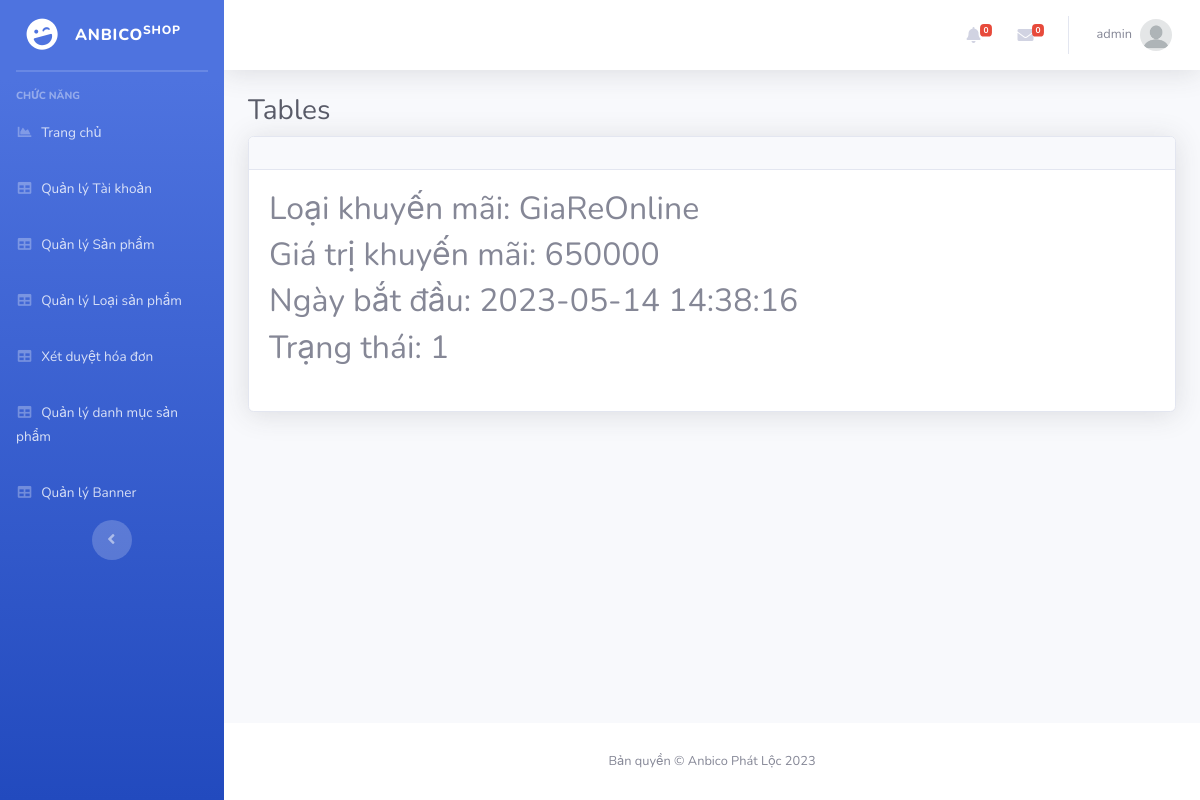
Page /admin/?mod=khuyenmai&act=detail&id=3 (signed in) on the committed database.
### tables this page shows
CREATE TABLE `khuyenmai` (
  `MaKM` int(11) NOT NULL,
  `TenKM` varchar(100) NOT NULL,
  `LoaiKM` varchar(20) NOT NULL,
  `GiaTriKM` float(11,0) NOT NULL,
  `NgayBD` datetime NOT NULL,
  `TrangThai` int(11) NOT NULL
);

### Admin/MVC/controllers/KhuyenmaiController.php (called while the page is built, shortened)
<?php
class KhuyenmaiController
{
	var $khuyenmai_model;
	function __construct()
	{
		$this->khuyenmai_model = new khuyenmai();
	}
	public function detail()
	{
		$id = isset($_GET['id']) ? $_GET['id'] : 5;
		$data = $this->khuyenmai_model->find($id);
		require_once("MVC/Views/Admin/index.php");
	}
}

### Admin/MVC/Models/connection.php (called while the page is built, shortened)
<?php
    class Connection{
        function __construct()
        {
            $this->conn = new mysqli("localhost", "root", "", "shopbike");
        }
    }
?>

### Admin/MVC/Models/model.php (called while the page is built, shortened)
<?php
require_once("connection.php");
class Model
{
    var $conn;
    var $table;
    var $contens;
    function __construct()
    {
        $conn_obj = new Connection();
        $this->conn = $conn_obj->conn;
    }
    function find($id)
    {
        $query = "select * from $this->table where $this->contens =$id";
        return $this->conn->query($query)->fetch_assoc();
    }
}

### Admin/MVC/Views/khuyenmai/detail.php (the view)
<table class="table table-bordered" id="dataTable" width="100%" cellspacing="0">
<?php if(isset($data) and $data != null) { ?>
    <h2>Loại khuyến mãi: <?= $data['LoaiKM'] ?></h2>
    <h2>Giá trị khuyến mãi: <?= $data['GiaTriKM'] ?></h2>
    <h2>Ngày bắt đầu: <?= $data['NgayBD'] ?></h2>
    <h2>Trạng thái: <?= $data['TrangThai'] ?></h2>
<?php } ?>
</table>

### rows in the picture
khuyenmai: LoaiKM "GiaReOnline", GiaTriKM "650000", NgayBD "2023-05-14 14:38:16", TrangThai "1"

### other values in the picture
$_SESSION['login']['TaiKhoan'] "admin"
